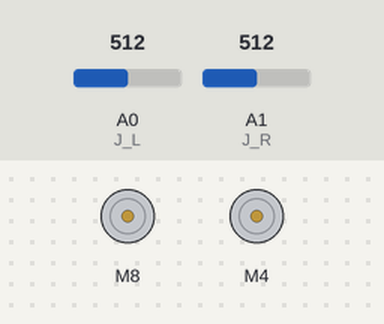
Recording of a sketch running on a simulated Arduino Uno, built with avr-gcc and run on an emulated ATmega328P. Shown: 2 × DC motor (green arrow = forward, orange = backward, longer = faster). The inputs (shaded band) are chosen by the test bench; at power-on: A0 (J_L) = 512, A1 (J_R) = 512.

Above: at 1.2 s.
1.3 s: A0 (J_L) set to 716
At 1.9 s:
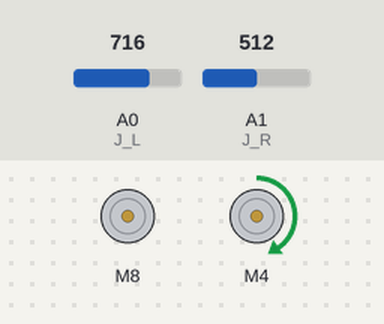
2.8 s: A1 (J_R) set to 716
At 3.1 s:
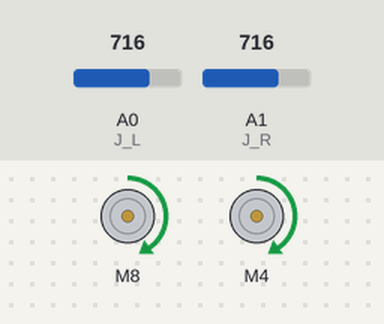
4.3 s: A0 (J_L) set to 900
At 5.4 s:
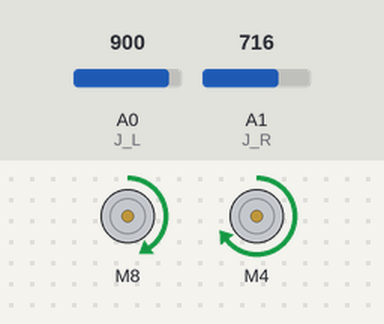
5.8 s: A1 (J_R) set to 900
At 6.6 s:
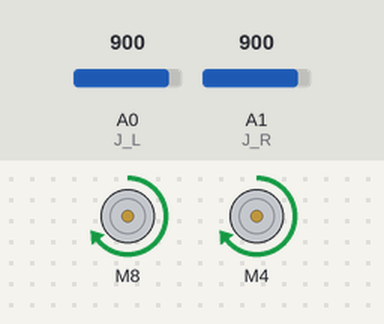
7.3 s: A0 (J_L) set to 1023
At 7.7 s:
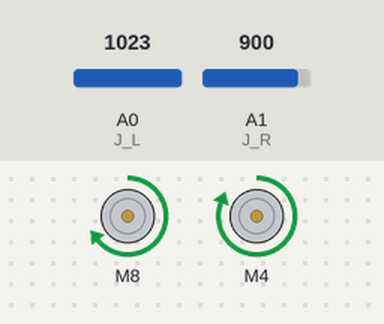
8.8 s: A1 (J_R) set to 1023
At 10.1 s:
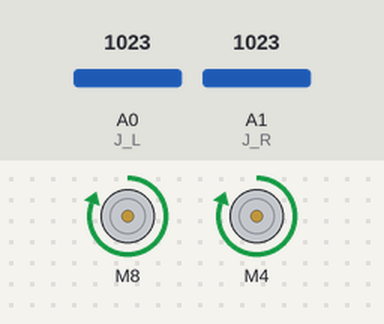
Timing chart, 0 to 11.3 s (numbered marks = the images above; inputs shaded):
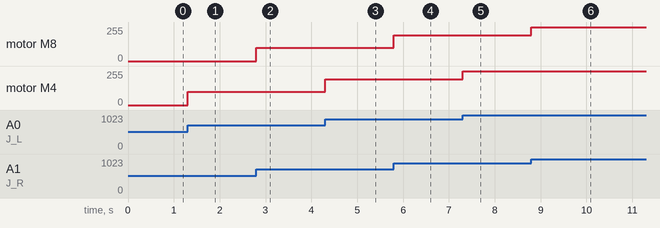

Measured:
- after the input at 1.3 s, motor M4: stopped → forward 101/255 at once
- after the input at 2.8 s, motor M8: stopped → forward 101/255 at once
- after the input at 4.3 s, motor M4: forward 101/255 → forward 193/255 at once
- after the input at 5.8 s, motor M8: forward 101/255 → forward 193/255 at once
- after the input at 7.3 s, motor M4: forward 193/255 → forward 255/255 at once
- after the input at 8.8 s, motor M8: forward 193/255 → forward 255/255 at once

The sketch:

sketch_aug14a.ino
```cpp
//motor A - Right
#define EN_A 6
#define IN1_A 8
#define IN2_A 7
int spR = 0; //сurrent speed of motor (0-225) - PWM range values

//motor B - Left
#define IN1_B  4
#define IN2_B  3
#define EN_B  5
int spL = 0; //сurrent speed of motor (0-225) - PWM range value

//_____remote control_____
#define J_R A1 //right joystick`s pin
#define J_L A0 //left joystick`s pin

//____motors____
#define LIMIT_SPEED 10

#include <GyverMotor.h>
GMotor motR (DRIVER3WIRE, IN1_A, IN2_A, EN_A);
GMotor motL (DRIVER3WIRE, IN1_B, IN2_B, EN_B);

//_______communication protocol__________

void setup() {
  Serial.begin(9600);

  pinMode(J_R, INPUT);
  pinMode(J_L, INPUT);

  motR.setMode(AUTO);
  motR.setMinDuty(20);

  motL.setMode(AUTO);
  motL.setMinDuty(20);
}
void loop() {
  spR = analogRead(J_R);
  spR = map(spR, 0, 1023, -255, 255);

  spL = analogRead(J_L);
  spL = map(spL, 0, 1023, -255, 255);


  motR.smoothTick(spR);
  motL.smoothTick(spL);
}
```
